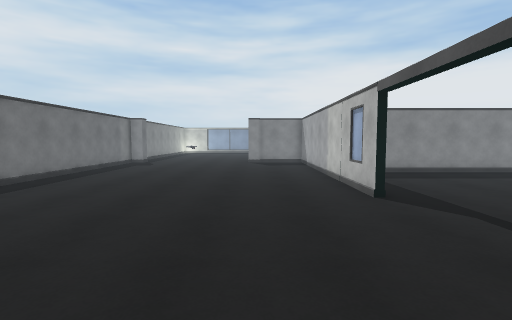
View 1 (above)

22 first-person views from a walk through a scene from a Unity 3-D project. The camera is 1.5 m above the floor, tilts 4° down and sees 85° across. The floor is counted in squares, 1 m on a side. Each view is taken from the middle of a square. On the plan, view 1 faces up. The plan holds only what a view shows up to about 14 squares ahead; the rest is blank. The place goes on beyond the plan. The player character is not drawn. Some animated figures are not drawn.

View 2
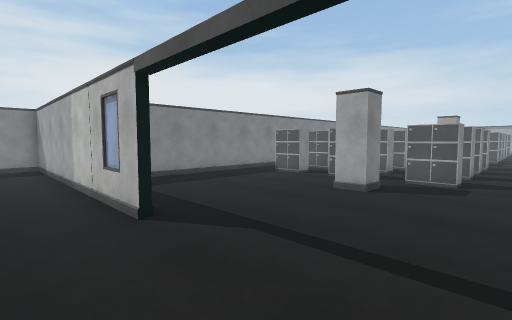

View 3
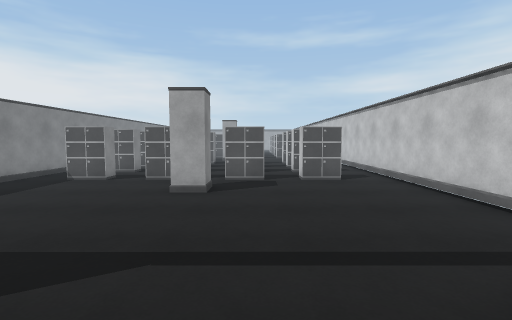

View 4
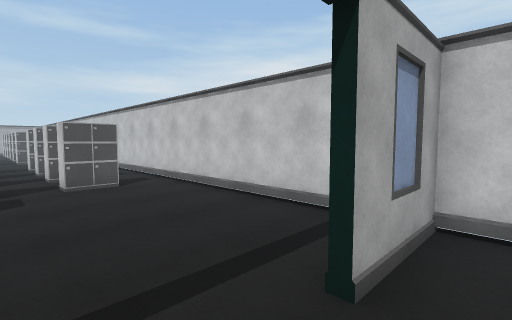

View 5
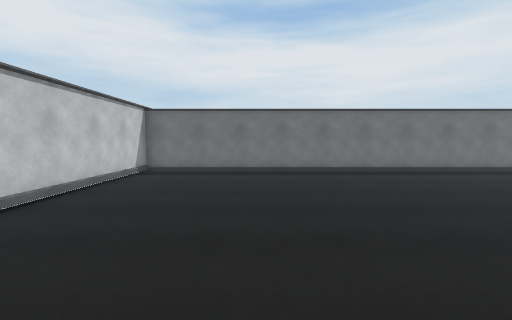

View 6
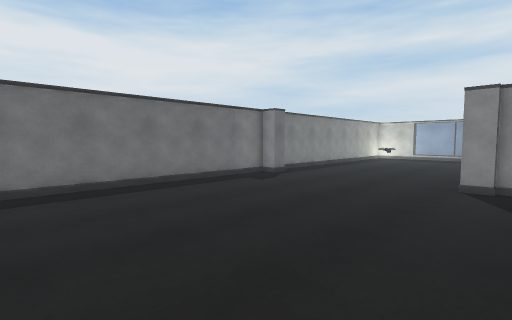

View 7
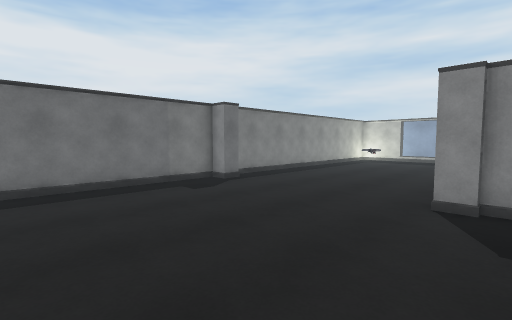

View 8
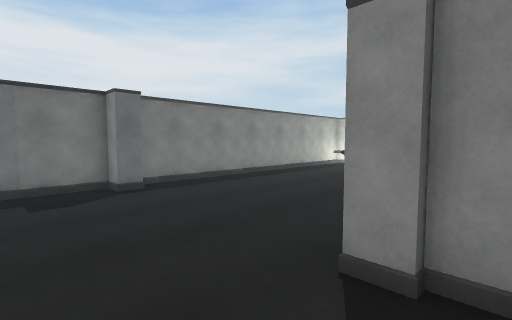

View 9
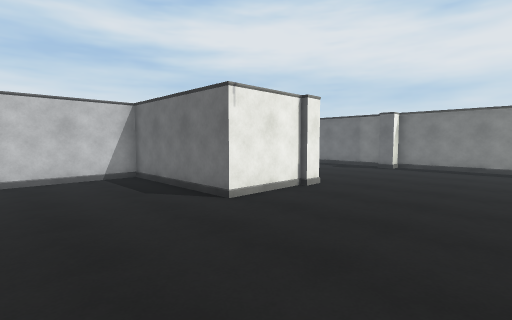

View 10
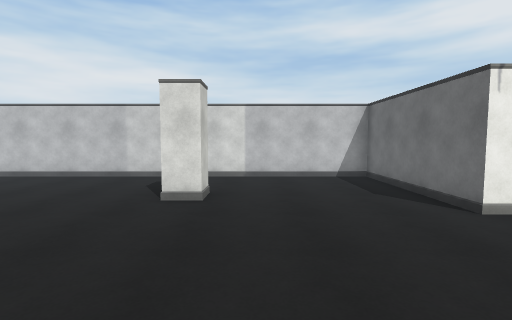

View 11
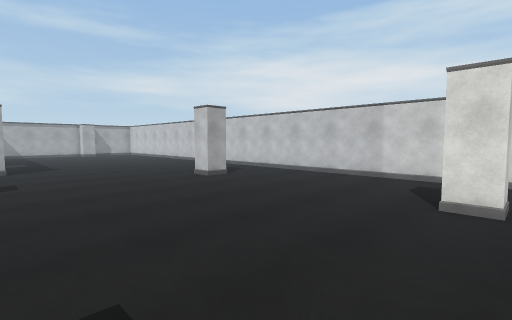

View 12
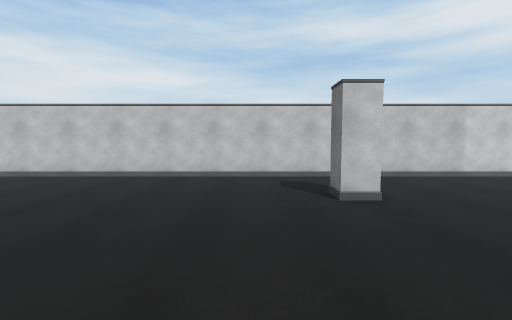

View 13
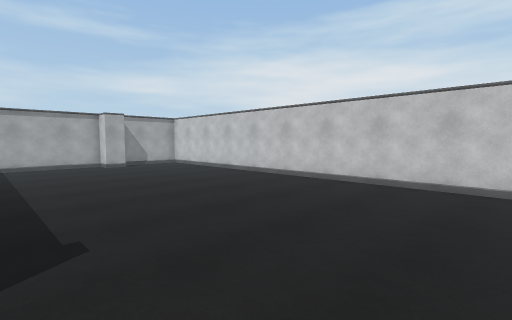

View 14
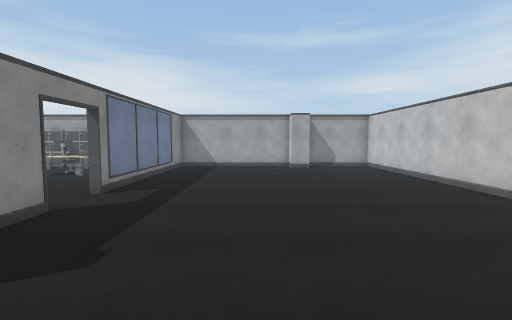

View 15
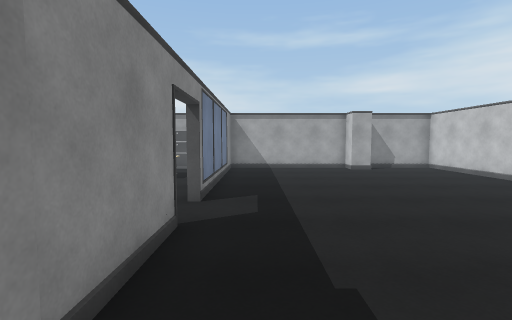

View 16
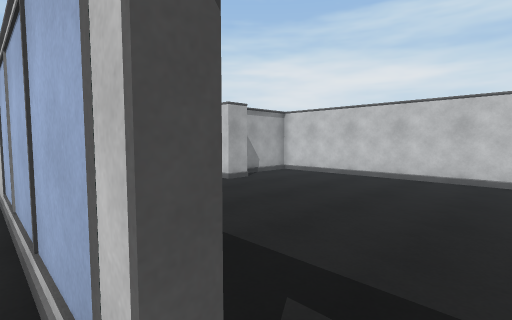

View 17
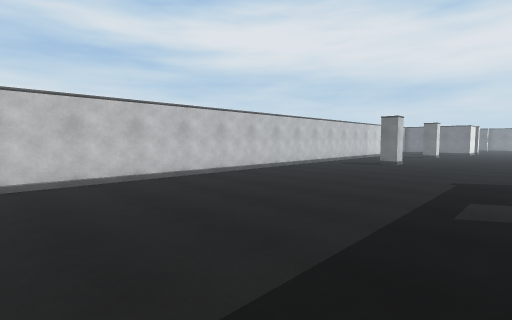

View 18
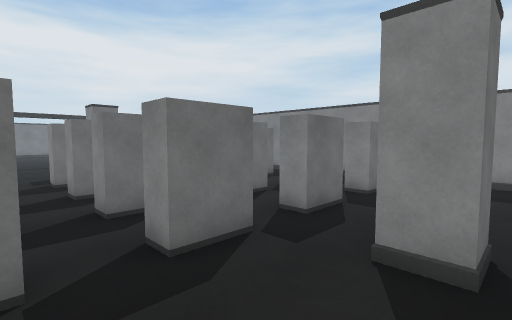

View 19
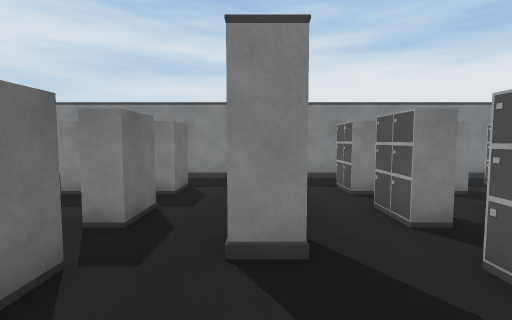

View 20
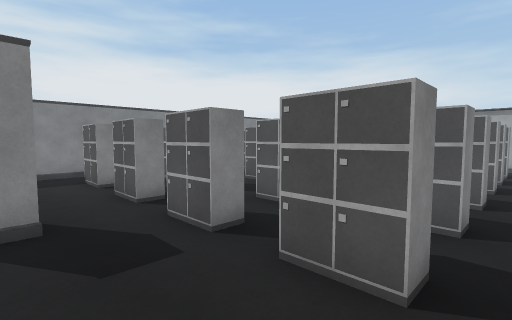

View 21
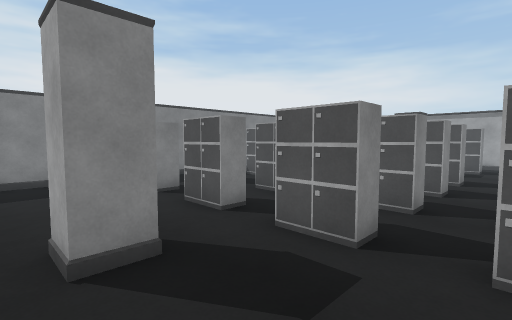

View 22
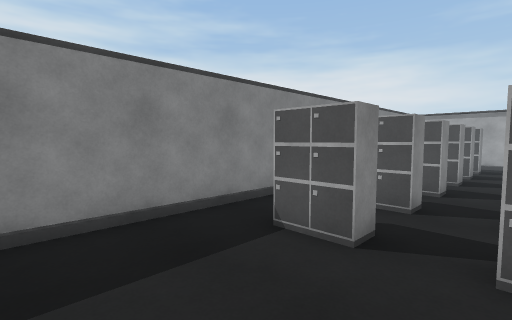

### Floor plan
Points are (right, up) in squares from view 1. A wall is a line through its corners. A room is listed if a view was taken in it or the views show most of it. See-through windows are left out.
Room 1 (views 1, 2, 3, 4, 5, 6, 7, 8, 9, 10, 11, 12, 13, 14, 15, 16, 17, 18, 19, 20, 21, 22)
walls: (14.5, 13.1) (6, 13.1); (27.6, 13.1) (19.3, 13.1); (3.1, 7.3) (3.1, 19.1) (0.5, 19.1); (0.5, 19.4) (3.4, 19.4) (3.4, 13.4) (38.2, 13.4); (31.3, 13.1) (30.5, 13.1); (5, -1.3) (16.6, -1.3); (2.1, -1.3) (3.1, -1.3) (3.1, 1.6); (28.9, 24.4) (25.6, 24.4); (-8.5, 19) (-8.5, -1.3) (-0.5, -1.3); (37.8, 24.4) (30.8, 24.4) (30.8, 24.6); (-8.5, 25.5) (-8.5, 20)
objects: pillar (-8, 19); pillar (0, 19); pillar (9, 6) to (10, 6); pillar (10, 18); cabinet (12, 1) to (12, 2); cabinet (12, 4) to (12, 5); cabinet (12, 7) to (12, 8); cabinet (12, 10) to (12, 11); cabinet (14, 1) to (15, 2); cabinet (14, 4) to (15, 5); cabinet (14, 7) to (15, 8); cabinet (14, 10) to (15, 11); cabinet (17, 1) to (17, 2); cabinet (17, 4) to (17, 5); cabinet (17, 7) to (17, 8); cabinet (17, 10) to (17, 11); cabinet (19, 1) to (20, 2); cabinet (19, 4) to (20, 5); cabinet (19, 7) to (20, 8); cabinet (19, 10) to (20, 11); pillar (19, 18); pillar (22, 6); cabinet (25, 1) to (25, 2); cabinet (25, 4) to (25, 5); cabinet (25, 7) to (25, 8); cabinet (25, 10) to (25, 11); pillar (25, 24); cabinet (27, 1) to (28, 2); cabinet (27, 4) to (28, 5); cabinet (27, 7) to (28, 8); cabinet (27, 10) to (28, 11); cabinet (30, 1) to (30, 2); cabinet (30, 4) to (30, 5); cabinet (30, 7) to (30, 8); cabinet (30, 10) to (30, 11); cabinet (32, 1) to (33, 2); cabinet (32, 4) to (33, 5); cabinet (32, 10) to (33, 11); cabinet (34, 1) to (35, 2); cabinet (34, 10) to (35, 11); cabinet (37, 1) to (37, 2); cabinet (37, 4) to (37, 5); cabinet (37, 10) to (37, 11); pillar (38, 18)

Positions as (right, up) in squares from view 1, and headings:
1: (0, 0), facing up
2: (1, 2), facing up-right
3: (1, 4), facing right
4: (2, 4), facing down-right
5: (5, 4), facing left
6: (1, 9), facing up-left
7: (1, 12), facing up-left
8: (1, 16), facing up-left
9: (8, 25), facing down-left
10: (8, 25), facing down
11: (9, 25), facing down-right
12: (22, 25), facing down
13: (22, 23), facing down-right
14: (23, 20), facing right
15: (24, 23), facing right
16: (30, 25), facing down-right
17: (38, 24), facing down-left
18: (23, 2), facing up-left
19: (22, 2), facing up
20: (22, 0), facing up-right
21: (21, 2), facing up-right
22: (21, 8), facing up-right
